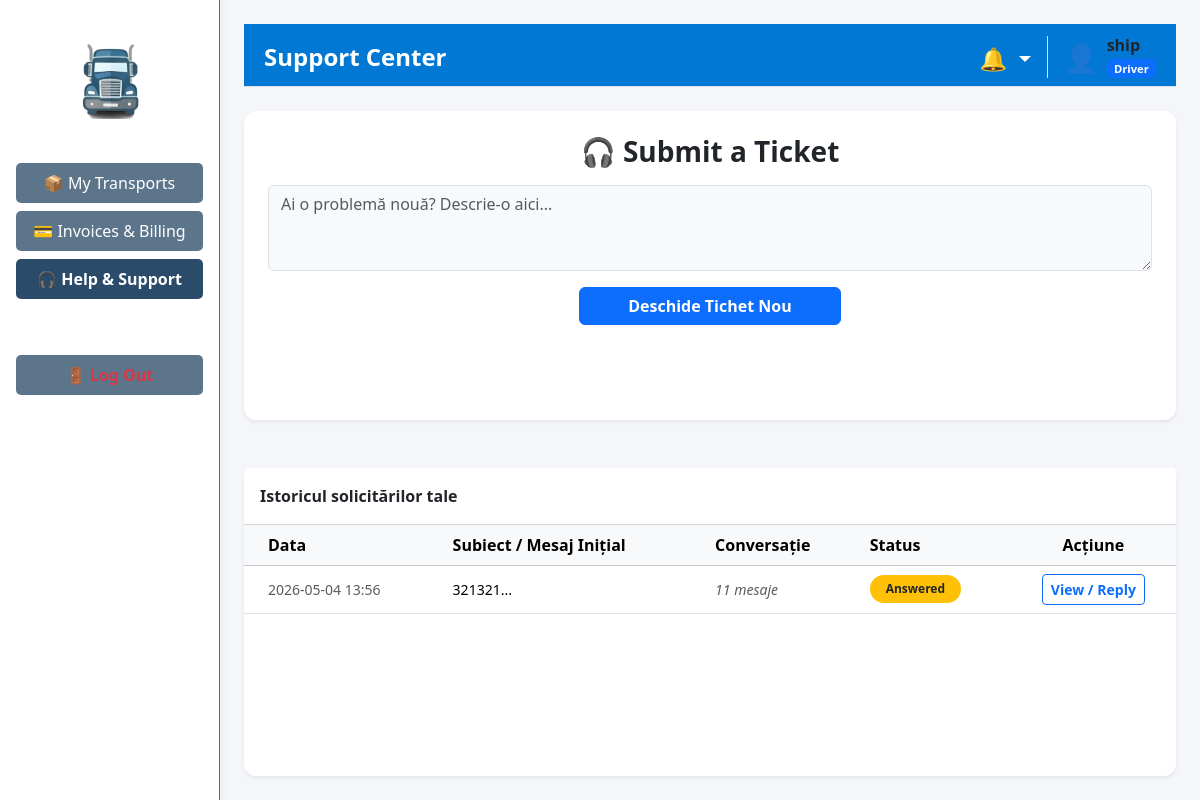
Page /portal/support (signed in) on the committed database.
### tables this page shows
CREATE TABLE support_tickets (
                        id INTEGER PRIMARY KEY AUTOINCREMENT,
                        client TEXT NOT NULL,
                        message TEXT NOT NULL,
                        admin_response TEXT DEFAULT NULL,
                        timestamp DATETIME DEFAULT CURRENT_TIMESTAMP,
                        status TEXT DEFAULT 'New'
                    , client_role TEXT DEFAULT 'Customer', subject TEXT, user_id INTEGER);

### app/routes/customer_routes.py (the view)
@customer_bp.route('/portal/support', methods=['GET'])
def support() -> str:
    if 'user_id' not in session: return redirect(url_for('auth.login'))
    username = session.get('username')
    my_tickets = support_db.get_tickets_by_client(username)
    notifications, unread_count = get_header_data()
    return render_template('customer/support.html', username=username, tickets=my_tickets, notifications=notifications, unread_count=unread_count)

### app/models/notification_model.py (called while the page is built)
    def get_unread_notifications(self, target1: str, target2: str = '') -> List[Dict[str, Any]]:
        try:
            with sqlite3.connect(DB_PATH) as conn:
                conn.row_factory = sqlite3.Row
                cursor = conn.execute(
                    "SELECT * FROM notifications WHERE target_role IN (?, ?, 'All') AND is_read = 0 ORDER BY timestamp DESC",
                    (str(target1).strip(), str(target2).strip())
                )
                return [dict(row) for row in cursor.fetchall()]
        except sqlite3.Error as e:
            logging.error(f"Error fetching notifications: {e}")
            return []

### app/models/support_model.py (called while the page is built)
    def get_tickets_by_client(self, client_name: str) -> List[Dict[str, Any]]:
        return self.get_user_tickets(client_name)

### app/routes/customer_routes.py (called while the page is built)
def get_header_data():
    try:
        username = str(session.get('username', '')).strip()
        role = str(session.get('role', 'Customer')).strip()
        all_notifs = notif_db.get_unread_notifications(username, role)
        return all_notifs, len(all_notifs)
    except Exception as e:
        logging.error(f"Error fetching notifications for customer: {e}")
        return [], 0

### app/templates/customer/support.html (shortened to what this page needs)
{% extends "layouts/customer_layout.html" %}
{% block page_header %}Support Center{% endblock %}
{% block content %}
<div class="card shadow-sm border-0 mb-5" style="border-radius: 12px;">
    <div class="card-body p-4 text-center">
        <h3 class="fw-bold">🎧 Submit a Ticket</h3>
        <form method="POST" action="{{ url_for('customer.submit_support') }}">
            <textarea class="form-control mt-3 bg-light" name="support_message" rows="3" placeholder="Ai o problemă nouă? Descrie-o aici..." required></textarea>
            <button type="submit" class="btn btn-primary mt-3 px-5 fw-bold">Deschide Tichet Nou</button>
        </form>
    </div>
</div>
<div class="card shadow-sm border-0" style="border-radius: 12px;">
    <div class="card-header bg-white fw-bold py-3">Istoricul solicitărilor tale</div>
    <div class="card-body p-0">
        <div class="table-responsive">
            <table class="table table-hover align-middle mb-0">
                <thead class="table-light">
                    <tr>
                        <th class="ps-4">Data</th>
                        <th>Subiect / Mesaj Inițial</th>
                        <th>Conversație</th>
                        <th>Status</th>
                        <th class="text-center">Acțiune</th>
                    </tr>
                </thead>
                <tbody>
                    {% for t in tickets %}
                    <tr>
                        <td class="ps-4 small text-muted">{{ t.timestamp[:16] }}</td>
                        <td><small>{{ t.message[:40] }}...</small></td>
                        <td><span class="text-muted small"><i>{{ t.replies|length }} mesaje</i></span></td>
                        <td>
                            <span class="badge rounded-pill bg-{{ 'warning text-dark' if t.status == 'Answered' else ('success' if t.status == 'Resolved' else 'info') }} px-3 py-2">
                                {{ t.status }}
                            </span>
                        </td>
                        <td class="text-center">
                            <button class="btn btn-sm btn-outline-primary fw-bold" data-bs-toggle="modal" data-bs-target="#chatModal{{ t.id }}">View / Reply</button>
                        </td>
                    </tr>
                    {% else %}
                    <tr><td colspan="5" class="text-center py-5 text-muted">Nu ai trimis nicio solicitare încă.</td></tr>
                    {% endfor %}
                </tbody>
            </table>
        </div>
    </div>
</div>
{% endblock %}

### app/static/css/style.css (style rules this page uses)
body { margin: 0; padding: 0; font-family: 'Segoe UI', Tahoma, Geneva, Verdana, sans-serif; }
.card { display: flex; flex-direction: column; height: 100%; }
.table-responsive { max-height: 500px; overflow-y: auto; }

### rows in the picture
support_tickets: timestamp "2026-05-04 13:56", message "321321", replies|length "11", status "Answered"

### other values in the picture
{{ session.get('username', 'Guest') }} "ship"
{{ session.get('role', 'User') }} "Driver"
